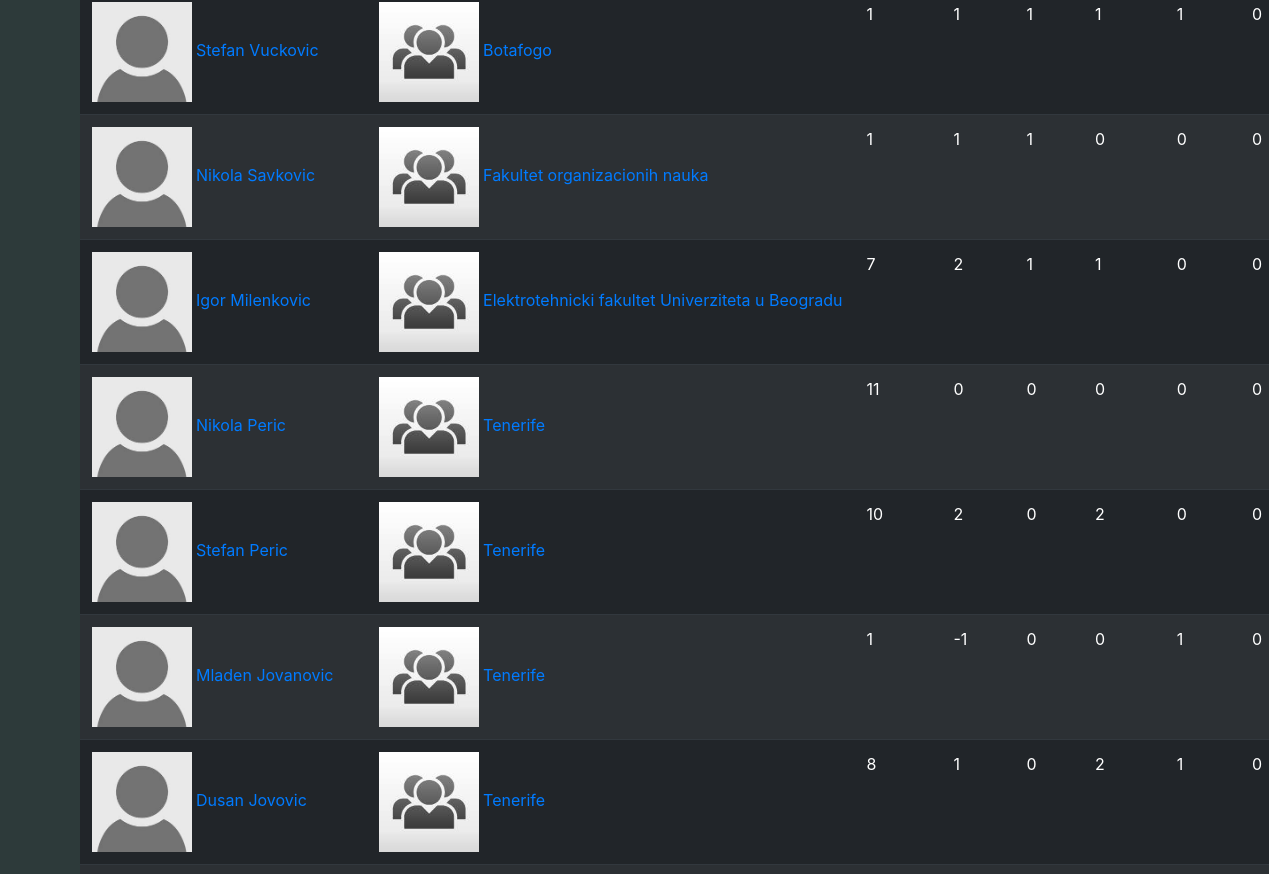
The app's page /standings/bestscorers (middle part), older data.
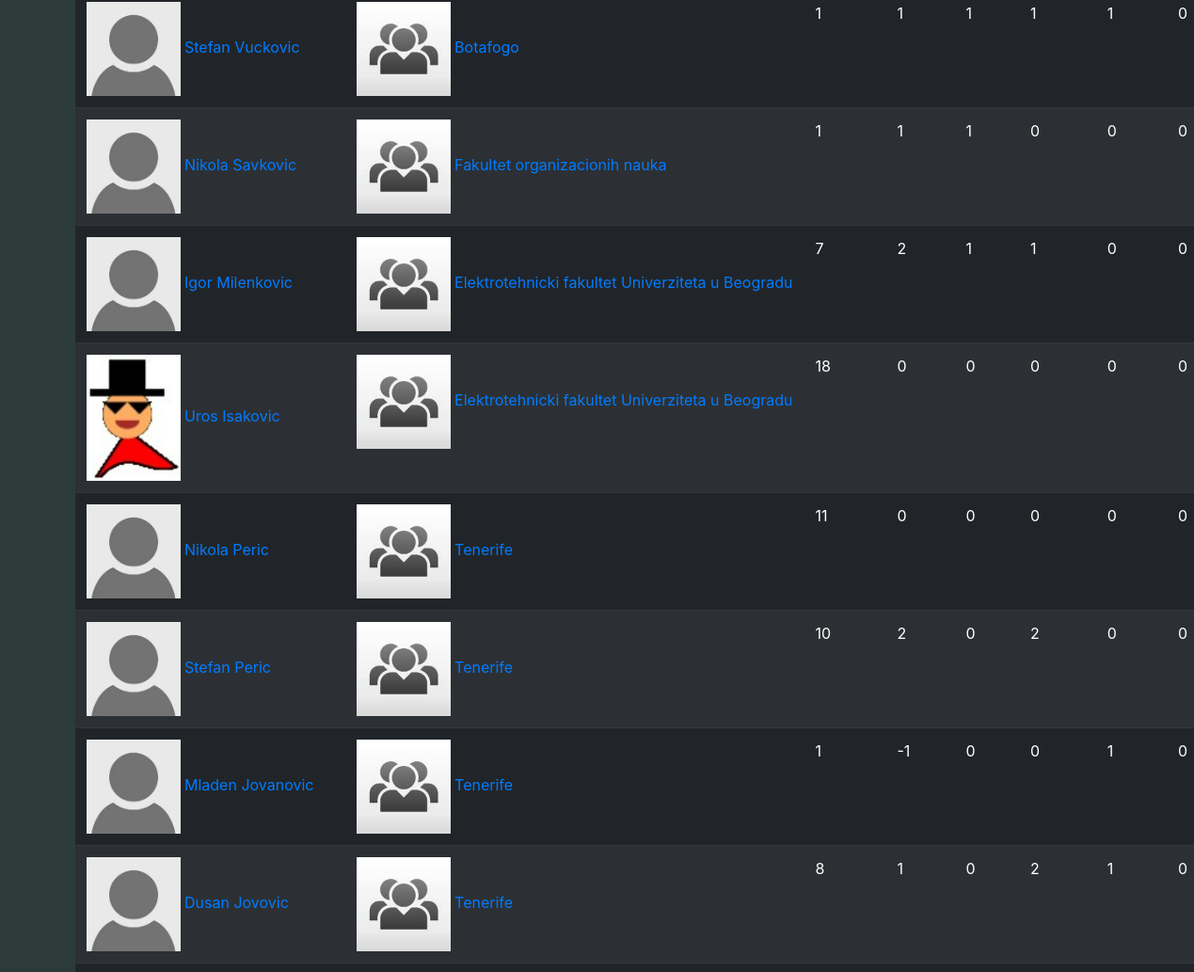
The same page, newer data.
### fuca/models.py (models this page shows, shortened)
class Player(db.Model, UserMixin):
    __tablename__ = 'player'
    id          = db.Column(db.Integer,     primary_key=True)
    name        = db.Column(db.String(100), nullable=False)
    birthdate   = db.Column(db.DateTime,    nullable=False)
    number      = db.Column(db.Integer,     nullable=False)
    image       = db.Column(db.String(20),  nullable=False, default='default.jpg')
    email       = db.Column(db.String(120), unique=True,    nullable=False)
    password    = db.Column(db.String(200))
    registered  = db.Column(db.Boolean, default=False)
    is_admin    = db.Column(db.Boolean, default=False)
    team_id     = db.Column(db.Integer, db.ForeignKey('team.id'), nullable=False)
    statistics  = db.relationship('Statistics', backref='player', lazy=True)
    @property
    def goals(self):
        goals = 0
        for stat in self.statistics:
            goals += stat.goals
        return goals
    @property
    def assists(self):
        assists = 0
        for stat in self.statistics:
            assists += stat.assists
        return assists
    @property
    def red(self):
        red = 0
        for stat in self.statistics:
            red += stat.red
        return red
    @property
    def yellow(self):
        yellow = 0
        for stat in self.statistics:
            yellow += stat.yellow
        return yellow
    @property
    def points(self):
        return self.goals + self.assists - self.yellow - 2 * self.red

class Statistics(db.Model):
    __tablename__ = 'statistics'
    id          = db.Column(db.Integer, primary_key=True)
    goals       = db.Column(db.Integer, nullable=False)
    assists     = db.Column(db.Integer, nullable=False)
    yellow      = db.Column(db.Integer, nullable=False)
    red         = db.Column(db.Integer, nullable=False)
    player_id   = db.Column(db.Integer, db.ForeignKey('player.id'), nullable=False)
    match_id    = db.Column(db.Integer, db.ForeignKey('match.id'),  nullable=False)

### fuca/standings/routes.py (the view)
@scores.route("/bestscorers")
def bestscorers():
    players = Player.query.filter_by(is_admin=False).all()
    players = list(reversed(sorted(players, key=lambda player: player.goals)))
    for player in players:
        player.image = url_for('static', filename='images/players/{}'.format(player.image))
        player.team_name = player.team.name
        player.team_logo = url_for('static', filename='images/teams/{}'.format(player.team.logo_image))
    return render_template('standings/best-scorers.html', players=players, title='Best Scorers')

### fuca/templates/standings/best-scorers.html (shortened to what this page needs)
{% extends 'standings/standings-layout.html' %}
{% block standings_content %}
<table class="table table-dark table-striped table-hover">
    {% for player in players %}
        <tr>
            <td style="white-space:nowrap">
                <a href="{{ url_for('main.player', id=player.id)}}">
                    <img src="{{ player.image }}" width="100">
                    {{ player.name }}
                </a>
            </td>
            <td style="white-space:nowrap">
                <a href="{{ url_for('teams.team', id=player.team_id)}}">
                    <img src="{{ player.team_logo }}" width="100">
                    {{ player.team_name }}
                </a>
            </td>
            <td>{{ player.number }}</td>
            <td>{{ player.points }}</td>
            <td>{{ player.goals }}</td>
            <td>{{ player.assists }}</td>
            <td>{{ player.yellow }}</td>
            <td>{{ player.red }}</td>
        </tr>
    {% endfor %}
</table>
{% endblock standings_content %}

Row changes from the older to the newer data that the page shows:
added Player: image (picture), name "Uros Isakovic", team_name "Elektrotehnicki fakultet Univerziteta u Beogradu", number "18", points "0", goals "0", assists "0", yellow "0", red "0"
